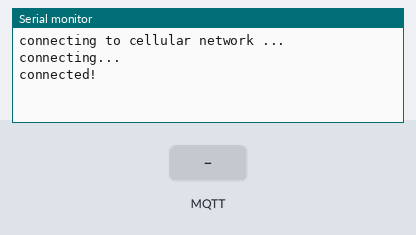
Recording of a sketch running on a simulated Arduino MKR. Shown: the last lines printed to the serial monitor. The test bench sets the inputs (shaded band). No MQTT or app messages arrive unless stated.

Above: at 4.2 s.
4.3 s: MQTT message "1" arrives on the first subscribed topic
At 5.5 s:
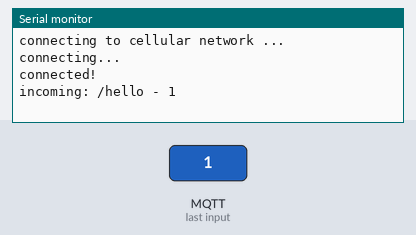
5.8 s: MQTT message "on" arrives on the first subscribed topic
At 6.8 s:
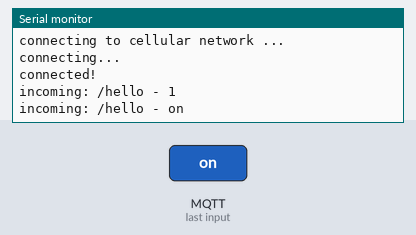
7.3 s: MQTT message "off" arrives on the first subscribed topic
At 7.9 s:
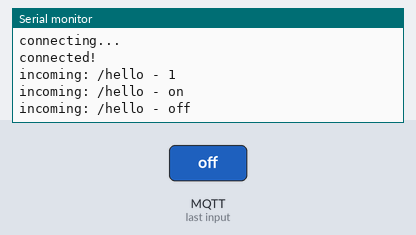

Measured:
- after the input at 4.3 s, the serial monitor: prints a new line at once (image 1)
- after the input at 5.8 s, the serial monitor: prints a new line at once (image 2)
- after the input at 7.3 s, the serial monitor: prints a new line at once (image 3)

The sketch:

MQTT-GSM.ino
```cpp
// This example uses an Arduino MKR GSM 1400 board
// to securely connect to shiftr.io.
//
// IMPORTANT: This example uses the new MKRGSM library.
//
// You can check on your device after a successful
// connection here: https://shiftr.io/try.
//
// by Sandeep Mistry
// https://github.com/256dpi/arduino-mqtt

#include <MKRGSM.h>
#include <MQTT.h>

const char pin[]      = "";
const char apn[]      = "globaldata";
const char login[]    = "";
const char password[] = "";

GSMSSLClient net;
GPRS gprs;
GSM gsmAccess;
MQTTClient client;

unsigned long lastMillis = 0;

void connect() {
  // connection state
  bool connected = false;

  Serial.print("connecting to cellular network ...");

  // After starting the modem with gsmAccess.begin()
  // attach to the GPRS network with the APN, login and password
  while (!connected) {
    if ((gsmAccess.begin(pin) == GSM_READY) &&
        (gprs.attachGPRS(apn, login, password) == GPRS_READY)) {
      connected = true;
    } else {
      Serial.print(".");
      delay(1000);
    }
  }

  Serial.print("\nconnecting...");
  while (!client.connect("Jane-GSMarduino", "83aa4496", "02ffd19115bcd0ed")) {
    Serial.print(".");
    delay(1000);
  }

  Serial.println("\nconnected!");

  client.subscribe("/hello");
  // client.unsubscribe("/hello");
}

void messageReceived(String &topic, String &payload) {
  Serial.println("incoming: " + topic + " - " + payload);

  // Note: Do not use the client in the callback to publish, subscribe or
  // unsubscribe as it may cause deadlocks when other things arrive while
  // sending and receiving acknowledgments. Instead, change a global variable,
  // or push to a queue and handle it in the loop after calling `client.loop()`.
}

void setup() {
  Serial.begin(115200);

  // Note: Local domain names (e.g. "Computer.local" on OSX) are not supported
  // by Arduino. You need to set the IP address directly.
  //
  // MQTT brokers usually use port 8883 for secure connections.
  client.begin("broker.shiftr.io", 8883, net);
  client.onMessage(messageReceived);

  connect();
}

void loop() {
  client.loop();

  if (!client.connected()) {
    connect();
  }

  // publish a message roughly every 2 minutes.
  if (millis() - lastMillis > 120000) {
    lastMillis = millis();
    client.publish("/hello", "world");
  }
}
```
